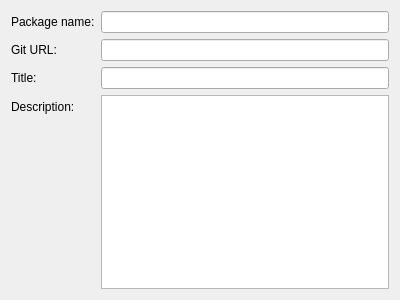
<?xml version="1.0" encoding="UTF-8"?>
<ui version="4.0">
 <class>WizardPage</class>
 <widget class="QWizardPage" name="WizardPage">
  <property name="geometry">
   <rect>
    <x>0</x>
    <y>0</y>
    <width>400</width>
    <height>300</height>
   </rect>
  </property>
  <property name="windowTitle">
   <string>WizardPage</string>
  </property>
  <property name="locale">
   <locale language="English" country="UnitedStates"/>
  </property>
  <property name="title">
   <string>New package</string>
  </property>
  <property name="subTitle">
   <string>Enter a name for the new package. You can also enter a title and a description (optional but recommended).</string>
  </property>
  <layout class="QFormLayout" name="formLayout">
   <item row="0" column="0">
    <widget class="QLabel" name="label">
     <property name="text">
      <string>Package name:</string>
     </property>
    </widget>
   </item>
   <item row="0" column="1">
    <widget class="QLineEdit" name="packageNameLineEdit"/>
   </item>
   <item row="2" column="0">
    <widget class="QLabel" name="label_2">
     <property name="text">
      <string>Title:</string>
     </property>
    </widget>
   </item>
   <item row="2" column="1">
    <widget class="QLineEdit" name="packageTitleLineEdit"/>
   </item>
   <item row="3" column="1">
    <widget class="QPlainTextEdit" name="packageDescriptionTextEdit"/>
   </item>
   <item row="3" column="0">
    <widget class="QLabel" name="label_3">
     <property name="text">
      <string>Description:</string>
     </property>
    </widget>
   </item>
   <item row="1" column="1">
    <widget class="QLineEdit" name="gitUrlLineEdit"/>
   </item>
   <item row="1" column="0">
    <widget class="QLabel" name="label_4">
     <property name="text">
      <string>Git URL:</string>
     </property>
    </widget>
   </item>
  </layout>
 </widget>
 <resources/>
 <connections/>
</ui>
